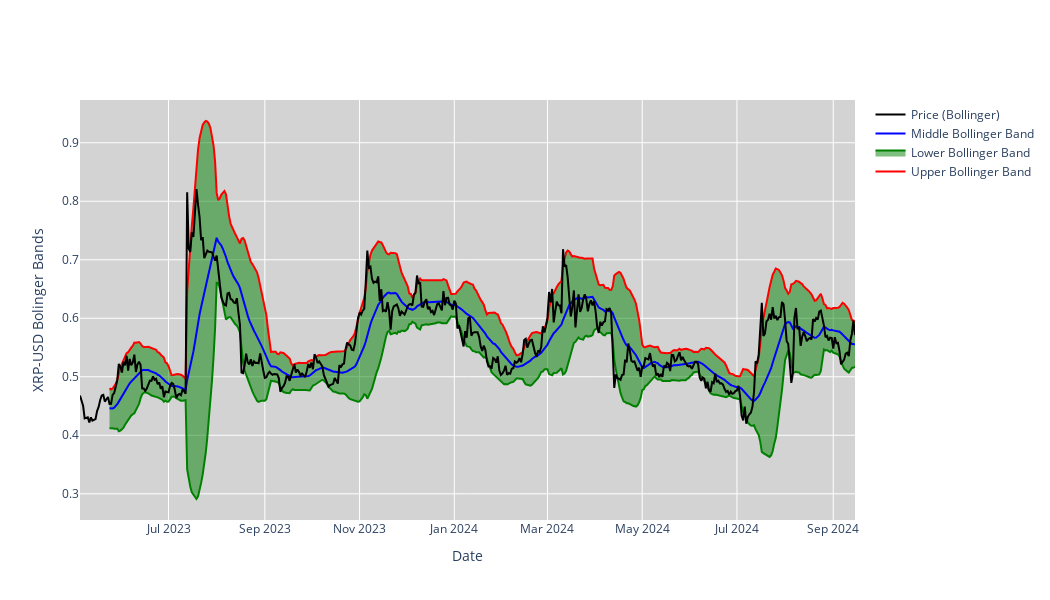

Notebook code for this chart:
### Code cell
#BB
fig = go.Figure()
fig.add_trace(go.Scatter(x=stock_data.index, y=stock_data['UB'], mode='lines', name='Upper Bollinger Band', visible=True, line=dict(color='red')))
fig.add_trace(go.Scatter(x=stock_data.index, y=stock_data['LB'], fill='tonexty', mode='lines', name='Lower Bollinger Band', visible=True, line=dict(color='green')))
fig.add_trace(go.Scatter(x=stock_data.index, y=stock_data['M20'], mode='lines', name='Middle Bollinger Band', visible=True, line=dict(color='blue')))
fig.add_trace(go.Scatter(x=stock_data.index, y=stock_data['Close'], mode='lines', name='Price (Bollinger)', visible=True, line=dict(color='black')))
fig.update_layout(
    xaxis_rangeslider_visible=False,
    yaxis_title=f'{ticker} Bolinger Bands',
    xaxis_title='Date',
    plot_bgcolor='lightgrey',
    width=1050,
    height=600
)
fig.show()
fig.write_image('./images/Bollinger_Bands.png')

### Figure 1 — Plotly figure (JSON) as saved in the notebook; plotly's stock layout.template omitted (floating-point values rounded to 4 significant figures; data arrays with more than 128 entries replaced by an {"elided": "..."} marker saying what was removed)
{"data": [{"line": {"color": "red"}, "mode": "lines", "name": "Upper Bollinger Band", "type": "scatter", "visible": true, "x": {"elided": "500 str values"}, "y": {"elided": "500 float values"}}, {"fill": "tonexty", "line": {"color": "green"}, "mode": "lines", "name": "Lower Bollinger Band", "type": "scatter", "visible": true, "x": {"elided": "500 str values"}, "y": {"elided": "500 float values"}}, {"line": {"color": "blue"}, "mode": "lines", "name": "Middle Bollinger Band", "type": "scatter", "visible": true, "x": {"elided": "500 str values"}, "y": {"elided": "500 float values"}}, {"line": {"color": "black"}, "mode": "lines", "name": "Price (Bollinger)", "type": "scatter", "visible": true, "x": {"elided": "500 str values"}, "y": {"elided": "500 float values"}}], "layout": {"height": 600, "plot_bgcolor": "lightgrey", "width": 1050, "xaxis": {"rangeslider": {"visible": false}, "title": {"text": "Date"}}, "yaxis": {"title": {"text": "XRP-USD Bolinger Bands"}}}}
